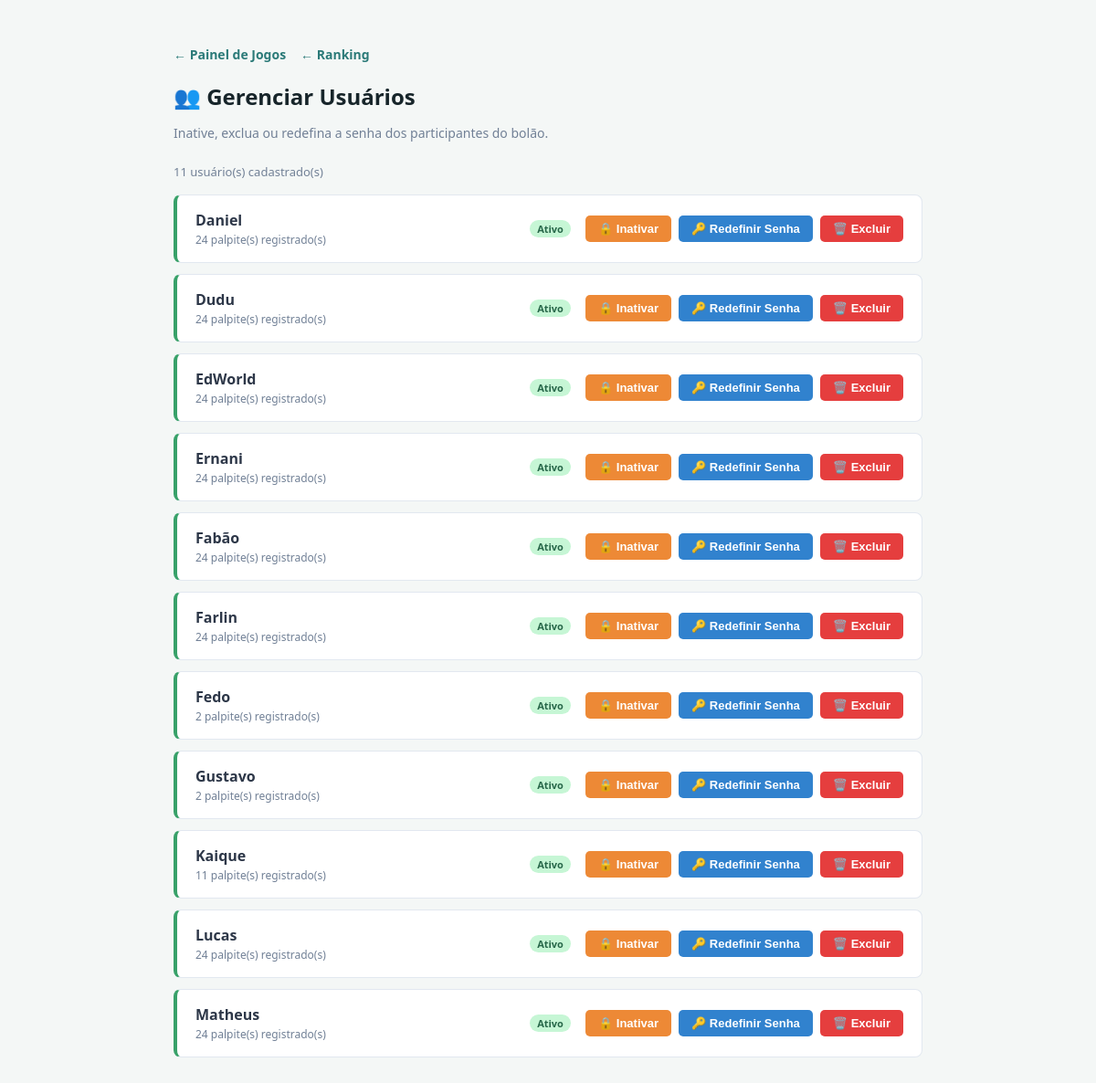
Screenshot of /admin/usuarios (signed in) with the database file from the repository.
### tables this page shows
CREATE TABLE usuarios (
            id INTEGER PRIMARY KEY AUTOINCREMENT,
            login TEXT UNIQUE NOT NULL,
            senha TEXT NOT NULL
        );

### app.py (the view, shortened to what this page needs)
@app.route('/admin/usuarios', methods=['GET', 'POST'])
def admin_usuarios():
    if 'usuario_id' not in session or session.get('usuario_login') != 'Lucas':
        flash('Acesso negado!')
        return redirect(url_for('login'))
    conn = obter_conexao_db()
    cursor = obter_cursor(conn)
    cursor.execute("SELECT id, login, COALESCE(ativo, 1) as ativo FROM usuarios ORDER BY login ASC")
    usuarios = cursor.fetchall()
    contagem_palpites = {}
    for u in usuarios:
        q = preparar_query("SELECT COUNT(*) as total FROM palpites WHERE usuario_id = ?")
        cursor.execute(q, (u['id'],))
        row = cursor.fetchone()
        contagem_palpites[u['id']] = row['total'] if row else 0
    conn.close()
    return render_template('admin_usuarios.html', usuarios=usuarios, contagem_palpites=contagem_palpites)

### app.py (called while the page is built, shortened)
def obter_conexao_db():
    url_banco = os.environ.get('DATABASE_URL')
    if url_banco:
        if "sslmode=" not in url_banco:
            url_banco += "?sslmode=prefer"
        conn = psycopg2.connect(url_banco)
        return conn
    else:
        conn = sqlite3.connect('bolao.db')
        conn.row_factory = sqlite3.Row
        return conn

def obter_cursor(conn):
    if os.environ.get('DATABASE_URL'):
        return conn.cursor(cursor_factory=DictCursor)
    else:
        return conn.cursor()

def preparar_query(query):
    if os.environ.get('DATABASE_URL'):
        query = re.sub(r'--.*$', '', query, flags=re.MULTILINE)
        query = query.replace('%', '%%')
        query = re.sub(r'(?<!\w)\?(?!\w)', '%s', query)
    return query

def auto_iniciar_partidas():
    global _ultimo_check_auto_inicio
    agora = datetime.now()
    if (agora - _ultimo_check_auto_inicio).total_seconds() < 60:
        return

@app.before_request
def verificar_partidas_antes_do_request():
    auto_iniciar_partidas()

### templates/admin_usuarios.html (shortened to what this page needs)
<!DOCTYPE html>
<html lang="pt-br">
<head>
</head>
<body>
    <div class="nav-links">
        <a href="/admin">← Painel de Jogos</a>
        <a href="/ranking">← Ranking</a>
    </div>
    <h2>👥 Gerenciar Usuários</h2>
    <p class="subtitulo">Inative, exclua ou redefina a senha dos participantes do bolão.</p>
    <p class="contador">{{ usuarios|length }} usuário(s) cadastrado(s)</p>
    {% for u in usuarios %}
    <div class="card-usuario {{ 'inativo' if not u['ativo'] else 'ativo' }}">
        <div class="usuario-info">
            <div class="usuario-nome">{{ u['login'] }}</div>
            <div class="usuario-meta">{{ contagem_palpites[u['id']] }} palpite(s) registrado(s)</div>
        </div>
        <span class="badge {{ 'badge-ativo' if u['ativo'] else 'badge-inativo' }}">
            {{ 'Ativo' if u['ativo'] else 'Inativo' }}
        </span>
        <div class="acoes">
            {% if u['ativo'] %}
            <button class="btn-inativar"
                onclick="abrirModalInativar('{{ u['id'] }}', '{{ u['login'] }}')">
                🔒 Inativar
            </button>
            {% else %}
            <form method="POST" style="display:inline">
                <input type="hidden" name="acao" value="ativar">
                <input type="hidden" name="usuario_id" value="{{ u['id'] }}">
                <button type="submit" class="btn-ativar">🔓 Reativar</button>
            </form>
            {% endif %}
            <button class="btn-senha"
                onclick="abrirModalSenha('{{ u['id'] }}', '{{ u['login'] }}')">
                🔑 Redefinir Senha
            </button>
            <button class="btn-excluir"
                onclick="abrirModalExcluir('{{ u['id'] }}', '{{ u['login'] }}', {{ contagem_palpites[u['id']] }})">
                🗑️ Excluir
            </button>
        </div>
    </div>
    {% endfor %}
</body>
</html>

### templates/admin_usuarios.html (style rules this page uses)
* { box-sizing: border-box; }
body { font-family: 'Segoe UI', sans-serif; background: #f4f7f6; max-width: 860px; margin: 30px auto; padding: 20px; }
h2 { color: #17252a; margin-bottom: 4px; }
.subtitulo { color: #718096; font-size: 14px; margin-bottom: 24px; }
.card-usuario { background: white; border: 1px solid #e2e8f0; border-radius: 8px; padding: 16px 20px; margin-bottom: 12px; display: flex; align-items: center; gap: 16px; flex-wrap: wrap; }
.card-usuario.ativo { border-left: 4px solid #38a169; }
.usuario-info { flex: 1; min-width: 160px; }
.usuario-nome { font-weight: bold; font-size: 16px; color: #2d3748; }
.usuario-meta { font-size: 12px; color: #718096; margin-top: 2px; }
.badge { font-size: 11px; font-weight: bold; padding: 2px 8px; border-radius: 12px; white-space: nowrap; }
.badge-ativo { background: #c6f6d5; color: #276749; }
.acoes { display: flex; gap: 8px; flex-wrap: wrap; align-items: center; }
button, .btn { padding: 7px 14px; border: none; border-radius: 5px; font-size: 13px; font-weight: bold; cursor: pointer; }
.btn-inativar { background: #ed8936; color: white; }
.btn-excluir { background: #e53e3e; color: white; }
.btn-senha { background: #3182ce; color: white; }
.nav-links { margin-bottom: 20px; display: flex; gap: 16px; }
.nav-links a { color: #2b7a78; text-decoration: none; font-weight: bold; font-size: 14px; }
.contador { color: #718096; font-size: 13px; margin-bottom: 16px; }

### rows the page displays
usuarios: login "Daniel", contagem_palpites "24", ativo "Ativo"
usuarios: login "Dudu", contagem_palpites "24", ativo "Ativo"
usuarios: login "EdWorld", contagem_palpites "24", ativo "Ativo"
usuarios: login "Ernani", contagem_palpites "24", ativo "Ativo"
usuarios: login "Fabão", contagem_palpites "24", ativo "Ativo"
usuarios: login "Farlin", contagem_palpites "24", ativo "Ativo"
usuarios: login "Fedo", contagem_palpites "2", ativo "Ativo"
usuarios: login "Gustavo", contagem_palpites "2", ativo "Ativo"
usuarios: login "Kaique", id "11", ativo "Ativo"
usuarios: login "Lucas", contagem_palpites "24", ativo "Ativo"
usuarios: login "Matheus", contagem_palpites "24", ativo "Ativo"

### other values shown
{{ usuarios|length }} "11"
